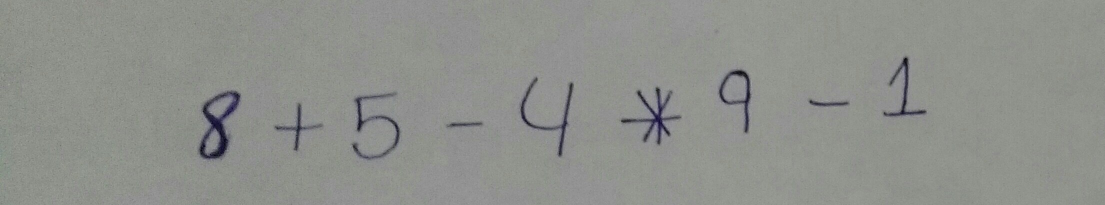
%> input picture Server_Code/test1.jpg, 2209 x 410 px (shown at 1/2 size)
$ octave binarize.m   (GNU Octave 9; MATLAB toolbox functions it lacks are replaced by stand-ins)
%> lines starting %> are read from the running program, lines starting %| are printed output that depends on the picture; in (x1, y1, x2, y2) boxes, pixels count from 0 and x2, y2 are one past the last pixel; in counts of white or black regions, pixels touching at a corner belong together; the program's own positions count from 1
I = imread('test1.jpg');
%> I is the input picture: size 410x2209x3 uint8; mean R, G, B 142.4, 144.6, 139.7


imgGray = rgb2gray(I);

imgGray = imresize(imgGray, [480 640], 'bicubic');
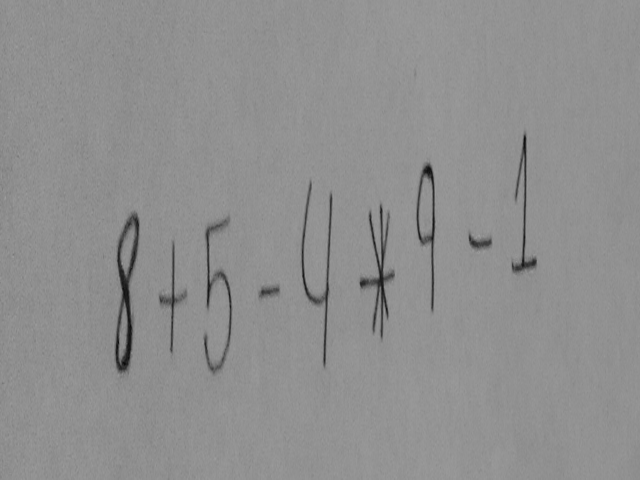
%> imgGray: size 480x640 uint8; min 9, max 160, mean 143.2
[height, width] = size(imgGray);
%> height = 480; width = 640

winSize = 31;
imgBackground = ordfilt2(imgGray, winSize^2-50, true(winSize));

imgSub = imgBackground - imgGray;
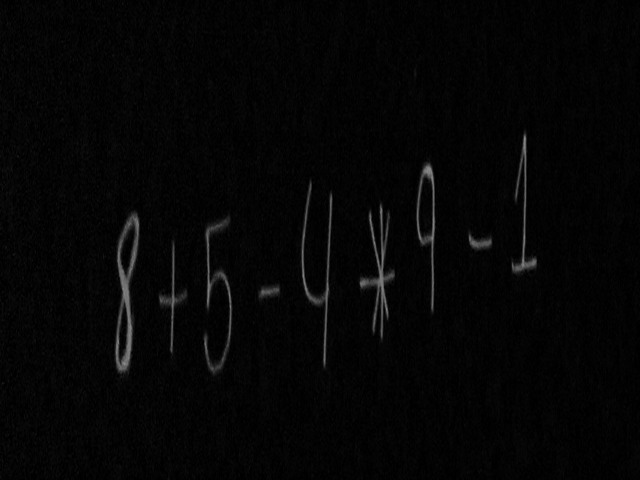
%> imgSub: size 480x640 uint8; min 0, max 138, mean 5.2

imgBW = imgSub ;


figure; imshow(imgBW);

% imgBW =im2bw(imgBW);
% imgBW= ~imgBW;
% figure,imshow(imgBW);

% This file is for binarize the gray level image
% input: gray level image
% output: the binarized image

%function imgBW = binarization(imgGray)

imgBW = ~imgBW;
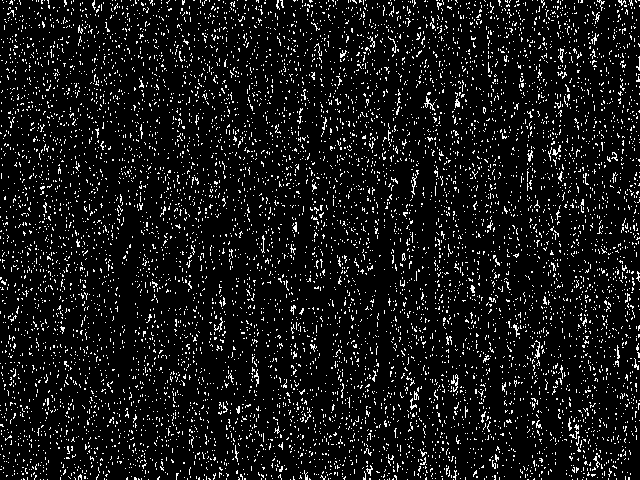
%> imgBW: size 480x640 logical; 8.5% white in thin lines or dots
% imgBW = imdilate(imgBW, strel('square',2));
%
% imgBW = imfill(imgBW,'holes');

figure, imshow(imgBW);

[L Ne]=bwlabel(imgBW);
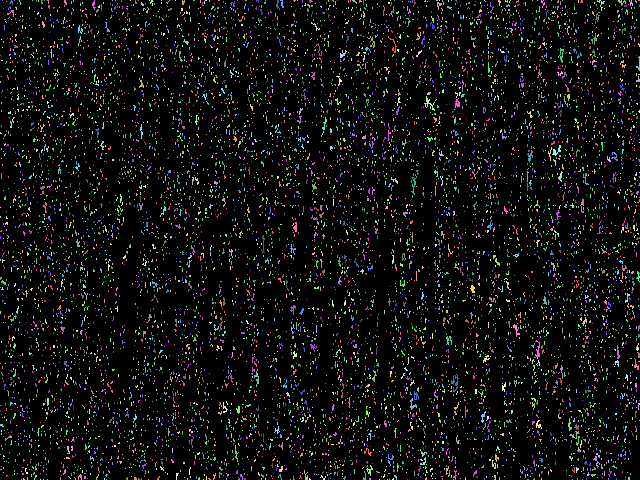
%> L: size 480x640 double; 8231 distinct labels, from 0 to 8230; one colour per label, 0 black
%> Ne = 8230

%% Measure properties of image regions

propied=regionprops(L,'BoundingBox');
%> propied = 8230 regions; largest, box (x1, y1, x2, y2): (424, 96, 435, 111), (388, 36, 397, 53), (451, 374, 459, 392), (411, 174, 417, 195), (534, 340, 540, 359)

hold on

%% Plot Bounding Box

for n=1:size(propied,1)

    rectangle('Position',propied(n).BoundingBox,'EdgeColor','g','LineWidth',2)
end
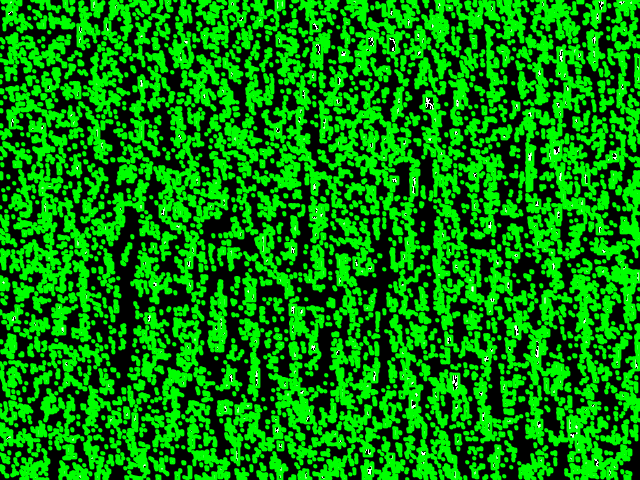
%> figure redrawn from the program's plot data

hold off

pause (1)

%% Objects extraction

figure

% [8 lines of commented-out code are left out]
